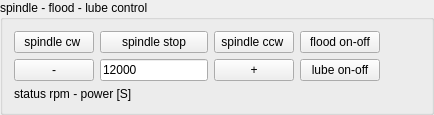
           <widget class="QGroupBox" name="groupBox_4">
            <property name="title">
             <string>spindle - flood - lube control</string>
            </property>
            <layout class="QGridLayout" name="gridLayout_6">
             <item row="0" column="0">
              <layout class="QGridLayout" name="gridLayout">
               <item row="2" column="0" colspan="2">
                <widget class="QLabel" name="label_status_spindlespeed">
                 <property name="text">
                  <string>status rpm - power [S]</string>
                 </property>
                </widget>
               </item>
               <item row="0" column="0">
                <widget class="QPushButton" name="pushButton_spindle_cw">
                 <property name="sizePolicy">
                  <sizepolicy hsizetype="Preferred" vsizetype="Preferred">
                   <horstretch>0</horstretch>
                   <verstretch>0</verstretch>
                  </sizepolicy>
                 </property>
                 <property name="text">
                  <string>spindle cw </string>
                 </property>
                 <property name="checkable">
                  <bool>true</bool>
                 </property>
                </widget>
               </item>
               <item row="1" column="1">
                <widget class="QLineEdit" name="lineEdit_rpm">
                 <property name="sizePolicy">
                  <sizepolicy hsizetype="Preferred" vsizetype="Preferred">
                   <horstretch>0</horstretch>
                   <verstretch>0</verstretch>
                  </sizepolicy>
                 </property>
                 <property name="text">
                  <string>12000</string>
                 </property>
                </widget>
               </item>
               <item row="1" column="3">
                <widget class="QPushButton" name="pushButton_lube_on_off">
                 <property name="sizePolicy">
                  <sizepolicy hsizetype="Preferred" vsizetype="Preferred">
                   <horstretch>0</horstretch>
                   <verstretch>0</verstretch>
                  </sizepolicy>
                 </property>
                 <property name="text">
                  <string>lube on-off</string>
                 </property>
                 <property name="checkable">
                  <bool>true</bool>
                 </property>
                 <property name="checked">
                  <bool>false</bool>
                 </property>
                </widget>
               </item>
               <item row="0" column="2">
                <widget class="QPushButton" name="pushButton_spindle_ccw">
                 <property name="sizePolicy">
                  <sizepolicy hsizetype="Preferred" vsizetype="Preferred">
                   <horstretch>0</horstretch>
                   <verstretch>0</verstretch>
                  </sizepolicy>
                 </property>
                 <property name="text">
                  <string>spindle ccw </string>
                 </property>
                 <property name="checkable">
                  <bool>true</bool>
                 </property>
                </widget>
               </item>
               <item row="1" column="2">
                <widget class="QPushButton" name="pushButton_spindle_increase">
                 <property name="maximumSize">
                  <size>
                   <width>16777215</width>
                   <height>16777215</height>
                  </size>
                 </property>
                 <property name="text">
                  <string>+</string>
                 </property>
                </widget>
               </item>
               <item row="0" column="1">
                <widget class="QPushButton" name="pushButton_spindle_stop">
                 <property name="sizePolicy">
                  <sizepolicy hsizetype="Preferred" vsizetype="Preferred">
                   <horstretch>0</horstretch>
                   <verstretch>0</verstretch>
                  </sizepolicy>
                 </property>
                 <property name="text">
                  <string>spindle stop</string>
                 </property>
                </widget>
               </item>
               <item row="1" column="0">
                <widget class="QPushButton" name="pushButton_spindle_decrease">
                 <property name="sizePolicy">
                  <sizepolicy hsizetype="Preferred" vsizetype="Preferred">
                   <horstretch>0</horstretch>
                   <verstretch>0</verstretch>
                  </sizepolicy>
                 </property>
                 <property name="maximumSize">
                  <size>
                   <width>16777215</width>
                   <height>16777215</height>
                  </size>
                 </property>
                 <property name="text">
                  <string>-</string>
                 </property>
                </widget>
               </item>
               <item row="0" column="3">
                <widget class="QPushButton" name="pushButton_flood_on_off">
                 <property name="sizePolicy">
                  <sizepolicy hsizetype="Preferred" vsizetype="Preferred">
                   <horstretch>0</horstretch>
                   <verstretch>0</verstretch>
                  </sizepolicy>
                 </property>
                 <property name="text">
                  <string>flood on-off</string>
                 </property>
                 <property name="checkable">
                  <bool>true</bool>
                 </property>
                </widget>
               </item>
              </layout>
             </item>
             <item row="0" column="1">
              <spacer name="horizontalSpacer_3">
               <property name="orientation">
                <enum>Qt::Horizontal</enum>
               </property>
               <property name="sizeHint" stdset="0">
                <size>
                 <width>40</width>
                 <height>20</height>
                </size>
               </property>
              </spacer>
             </item>
            </layout>
           </widget>
